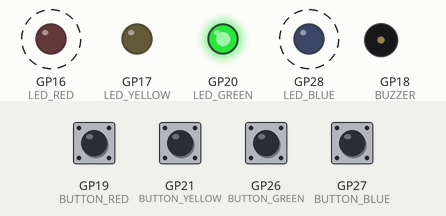
This program was run on a simulated Raspberry Pi Pico running MicroPython. Shown: output pins drawn as LEDs (lit = HIGH), buzzer (waves = sounding). Dashed ring = blinking. The inputs (shaded band) are chosen by the test bench; at power-on: GP19 (BUTTON_RED), GP21 (BUTTON_YELLOW), GP26 (BUTTON_GREEN), GP27 (BUTTON_BLUE) HIGH. Random numbers come from a fixed seed.

Above: at 0.5 s.
1.3 s: GP19 (BUTTON_RED) pulled LOW for 0.25 s
At 2.1 s:
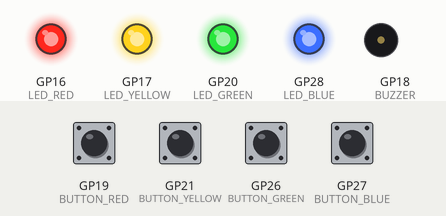
At 3.9 s:
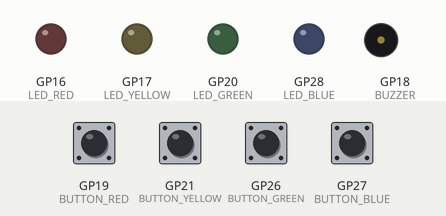
4.5 s: GP21 (BUTTON_YELLOW) pulled LOW for 0.25 s
At 5.0 s:
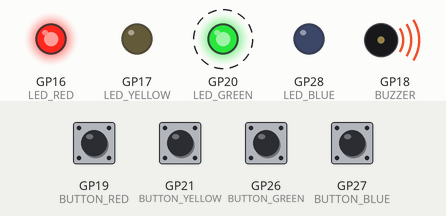
7.5 s: GP26 (BUTTON_GREEN) pulled LOW for 0.25 s
At 9.05 s:
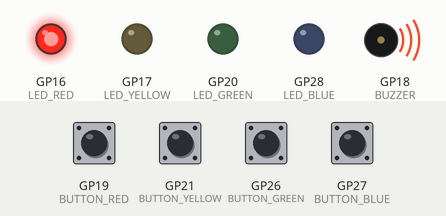
10.7 s: GP27 (BUTTON_BLUE) pulled LOW for 1 s
13.7 s: GP19 (BUTTON_RED) pulled LOW for 1 s
17.5 s: GP21 (BUTTON_YELLOW) pulled LOW for 1 s
Timing chart, 0 to 21.5 s (numbered marks = the images above; inputs shaded):
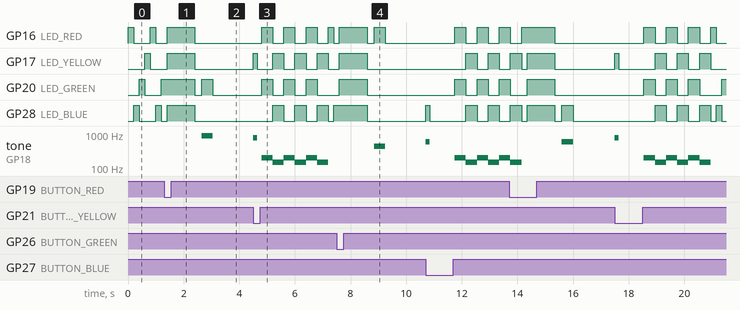

Measured:
- after the input at 1.3 s, tone on GP18 (BUZZER): silent → 880 Hz after 1.4 s, → silent 0.40 s later
- after the input at 7.5 s, tone on GP18 (BUZZER): silent → 440 Hz after 1.4 s, → silent 0.40 s later
- by itself, GP20 (LED_GREEN): repeats every 0.80 s: LOW 0.40 s, HIGH 0.40 s

The program:

MEMEORY_GAME.py
```python
from machine import Pin, PWM
import time
import random

# LED pins
LED_RED = Pin(16, Pin.OUT)
LED_GREEN = Pin(20, Pin.OUT)
LED_BLUE = Pin(28, Pin.OUT)
LED_YELLOW = Pin(17, Pin.OUT)

# Button pins (with pull-ups)
BUTTON_RED = Pin(19, Pin.IN, Pin.PULL_UP)
BUTTON_GREEN = Pin(26, Pin.IN, Pin.PULL_UP)
BUTTON_BLUE = Pin(27, Pin.IN, Pin.PULL_UP)
BUTTON_YELLOW = Pin(21, Pin.IN, Pin.PULL_UP)

# Buzzer (single pin on Pico, we’ll use PWM)
BUZZER = PWM(Pin(18))

# Choices
CHOICE_RED = 1
CHOICE_GREEN = 2
CHOICE_BLUE = 4
CHOICE_YELLOW = 8

CHOICE_OFF = 0
CHOICE_NONE = 0

# Game parameters
ROUNDS_TO_WIN = 13
ENTRY_TIME_LIMIT = 3000  # ms

# Game state
gameBoard = []
gameRound = 0

# LED helper
def setLEDs(choice):
    LED_RED.value(1 if (choice & CHOICE_RED) else 0)
    LED_GREEN.value(1 if (choice & CHOICE_GREEN) else 0)
    LED_BLUE.value(1 if (choice & CHOICE_BLUE) else 0)
    LED_YELLOW.value(1 if (choice & CHOICE_YELLOW) else 0)

# Play buzzer tone
def playTone(freq, ms):
    if freq == 0:
        time.sleep_ms(ms)
        return
    BUZZER.freq(freq)
    BUZZER.duty_u16(32768)  # 50% duty
    time.sleep_ms(ms)
    BUZZER.duty_u16(0)  # stop tone

# Map choice to sound
def toner(choice, ms):
    setLEDs(choice)
    if choice == CHOICE_RED:
        playTone(440, ms)
    elif choice == CHOICE_GREEN:
        playTone(880, ms)
    elif choice == CHOICE_BLUE:
        playTone(587, ms)
    elif choice == CHOICE_YELLOW:
        playTone(784, ms)
    setLEDs(CHOICE_OFF)

# Check button
def checkButton():
    if BUTTON_RED.value() == 0: return CHOICE_RED
    if BUTTON_GREEN.value() == 0: return CHOICE_GREEN
    if BUTTON_BLUE.value() == 0: return CHOICE_BLUE
    if BUTTON_YELLOW.value() == 0: return CHOICE_YELLOW
    return CHOICE_NONE

# Wait for button
def wait_for_button():
    start = time.ticks_ms()
    while time.ticks_diff(time.ticks_ms(), start) < ENTRY_TIME_LIMIT:
        btn = checkButton()
        if btn != CHOICE_NONE:
            toner(btn, 150)
            while checkButton() != CHOICE_NONE:
                pass
            time.sleep_ms(50)
            return btn
    return CHOICE_NONE

# Add new random step
def add_to_moves():
    global gameBoard
    newButton = random.choice([CHOICE_RED, CHOICE_GREEN, CHOICE_BLUE, CHOICE_YELLOW])
    gameBoard.append(newButton)

# Play back moves
def playMoves():
    for move in gameBoard:
        toner(move, 400)
        time.sleep_ms(200)

# Memory game
def play_memory():
    global gameBoard, gameRound
    gameBoard = []
    gameRound = 0
    while gameRound < ROUNDS_TO_WIN:
        add_to_moves()
        gameRound += 1
        playMoves()
        for i in range(len(gameBoard)):
            btn = wait_for_button()
            if btn == CHOICE_NONE or btn != gameBoard[i]:
                return False
        time.sleep(1)
    return True

# Attract mode
def attractMode():
    while True:
        for c in [CHOICE_RED, CHOICE_BLUE, CHOICE_GREEN, CHOICE_YELLOW]:
            setLEDs(c)
            time.sleep_ms(200)
            if checkButton() != CHOICE_NONE:
                return

# Winner animation
def play_winner():
    for _ in range(3):
        setLEDs(CHOICE_GREEN | CHOICE_BLUE)
        playTone(1000, 200)
        setLEDs(CHOICE_RED | CHOICE_YELLOW)
        playTone(1200, 200)

# Loser animation
def play_loser():
    for _ in range(3):
        setLEDs(CHOICE_RED | CHOICE_GREEN)
        playTone(200, 400)
        setLEDs(CHOICE_BLUE | CHOICE_YELLOW)
        playTone(150, 400)

# Main loop
while True:
    attractMode()
    setLEDs(CHOICE_RED | CHOICE_GREEN | CHOICE_BLUE | CHOICE_YELLOW)
    time.sleep(1)
    setLEDs(CHOICE_OFF)
    time.sleep(0.25)

    if play_memory():
        play_winner()
    else:
        play_loser()
```
